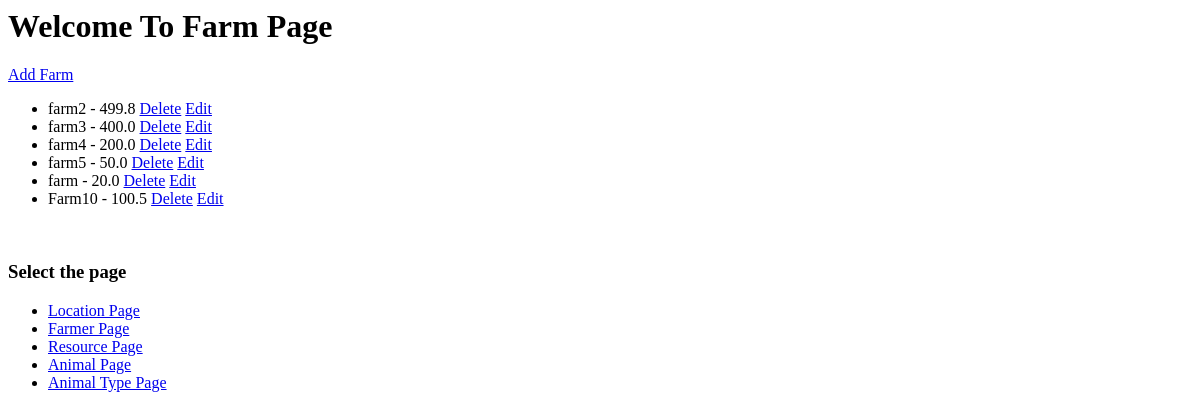
Page /farm on the earlier database version.
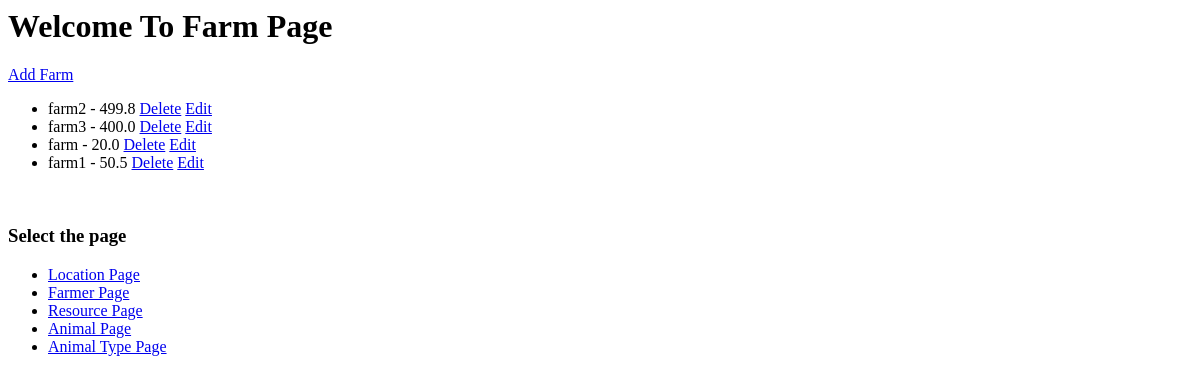
Same page on the later database version.
### farm/models.py (models this page shows, shortened)
class Farm(models.Model):
    name = models.CharField(max_length=100)
    size = models.DecimalField(max_digits=10, decimal_places=1)
    location=models.ForeignKey(Location, on_delete=models.CASCADE)

### farm/views.py (the view)
# urls.py: path('farm', views.farm,name='farm'),
def farm(request):
    farms = Farm.objects.all()
    return render(request, 'farm/farm.html', {'farms': farms})

### templates/farm/farm.html
<h1>Welcome To Farm Page</h1>
<a href="{% url 'add_farm' %}">Add Farm</a>
<ul>
  {% for farm in farms %}
    <li>
      {{ farm.name }} - {{ farm.size }}
      <a href="{% url 'delete_farm' farm.id %}">Delete</a>
      <a href="{% url 'edit_farm' farm.id %}">Edit</a>
    </li>
  {% endfor %}
</ul><br>
<h3>Select the page </h3>
<ul>
    <li><a href="{% url 'location' %}">Location Page</a></li>
    <li><a href="{% url 'farmer' %}">Farmer Page</a></li>
    <li><a href="{% url 'resources' %}">Resource Page</a></li>
    <li><a href="{% url 'animal' %}">Animal Page</a></li>
    <li><a href="{% url 'animal_types' %}">Animal Type Page</a></li>
</ul>

Differences in the rows shown:
removed Farm: name "farm4", size "200.0"
removed Farm: name "farm5", size "50.0"
removed Farm: name "Farm10", size "100.5"
added Farm: name "farm1", size "50.5"
